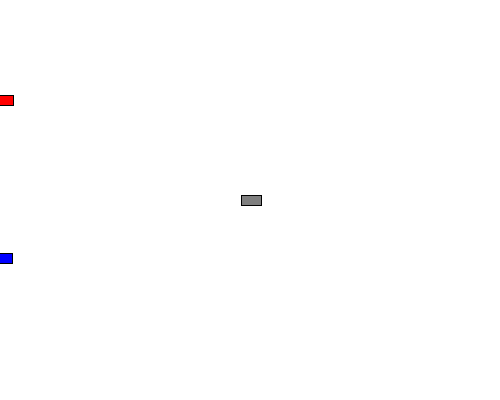
Frame 1 (no input)
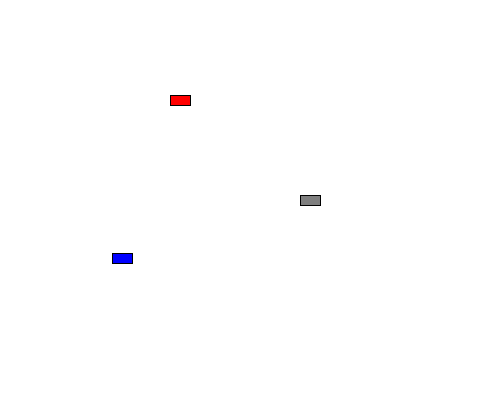
Frame 60 (the mouse pressed at the canvas centre just before this capture)
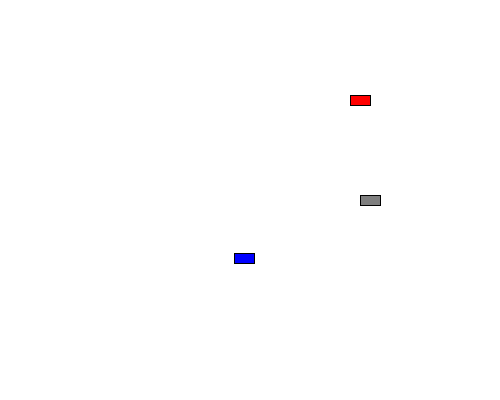
Frame 120 (the mouse held since frame 60 and released just before this capture)

The Processing sketch that drew these frames (run headless with seeded random() and noise(); from frame 60 on, the mouse is pressed at the canvas centre):

// Processing sketch: inclass_car
// ── inclass_car.pde
Car myCar;
Car myCar1;
Car myCar2;

void setup(){
  size(500,400);
  myCar = new Car();
  myCar1 = new Car(color(255,0,0), 0, height/4, 3);
  myCar2 = new Car(color(0,0,255), 0, (random(0,height)), random(1,5));
}

void draw(){
  background(255);
  myCar.move();
  myCar.display();
  
  myCar1.move();
  myCar1.display();
  
  myCar2.move();
  myCar2.display();
}

// ── Car.pde
class Car{
  color c;
  float xpos;
  float ypos;
  float xspeed;
  
  Car(){
    c = color(127);
    xpos = width/2;
    ypos = height/2;
    xspeed = 1;
  }
  
  Car(color c, float xpos, float ypos, float xspeed){
    this.c=c;
    this.xpos=xpos;
    this.ypos=ypos;
    this.xspeed=xspeed;
  }
  
  void display(){
    rectMode(CENTER);
    fill(c);
    rect(xpos, ypos, 20,10);
  }
  
  void move(){
    xpos = xpos+xspeed;
    if (xpos > width){
      xpos=0;
    }
  }
}
